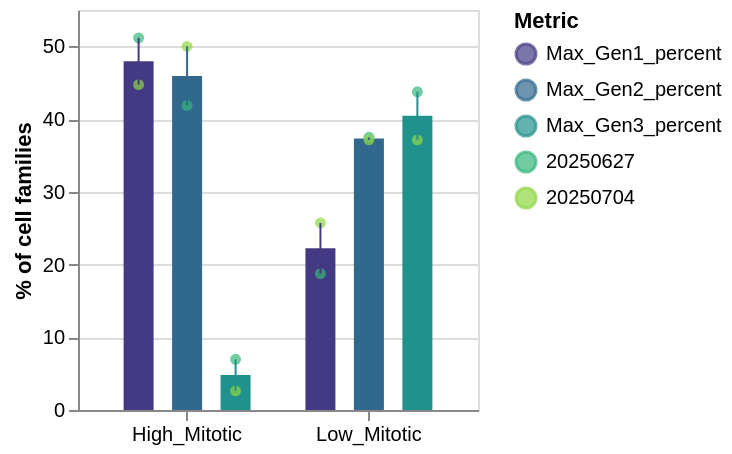

This figure's notebook cell:
### Code cell
# All data, without selection

chart_all = plot_percentage_comparison(percentages_df_all)
chart_all

### Figure 1 — Vega-Lite specification as saved in the notebook (floating-point values rounded to 4 significant figures)
{"config": {"view": {"continuousWidth": 300, "continuousHeight": 300}}, "layer": [{"mark": {"type": "bar", "width": 15}, "encoding": {"color": {"field": "Metric", "scale": {"scheme": "viridis"}, "title": "Metric", "type": "nominal"}, "x": {"axis": {"labelAngle": 0}, "field": "Population", "title": "", "type": "nominal"}, "xOffset": {"field": "Metric", "type": "nominal"}, "y": {"aggregate": "mean", "field": "Percentage", "title": "% of cell families", "type": "quantitative"}}}, {"mark": {"type": "circle", "width": 15}, "encoding": {"color": {"field": "Dataset", "scale": {"scheme": "viridis"}, "title": "Metric", "type": "nominal"}, "x": {"axis": {"labelAngle": 0}, "field": "Population", "title": "", "type": "nominal"}, "xOffset": {"field": "Metric", "type": "nominal"}, "y": {"field": "Percentage", "title": "% of cell families", "type": "quantitative"}}}, {"mark": {"type": "errorbar"}, "encoding": {"color": {"field": "Metric", "type": "nominal"}, "x": {"field": "Population", "type": "nominal"}, "xOffset": {"field": "Metric", "type": "nominal"}, "y": {"aggregate": "mean", "field": "Percentage", "title": "% of cell families", "type": "quantitative"}}}], "data": {"name": "data-e1a2a5da0ef1517773f1450779ae1d53"}, "height": 200, "width": 200, "$schema": "https://vega.github.io/schema/vega-lite/v5.20.1.json", "datasets": {"data-e1a2a5da0ef1517773f1450779ae1d53": [{"Dataset": 20250627, "Population": "High_Mitotic", "Total_Tracks": 43, "Metric": "Max_Gen1_percent", "Percentage": 51.16}, {"Dataset": 20250704, "Population": "High_Mitotic", "Total_Tracks": 38, "Metric": "Max_Gen1_percent", "Percentage": 44.74}, {"Dataset": 20250627, "Population": "Low_Mitotic", "Total_Tracks": 32, "Metric": "Max_Gen1_percent", "Percentage": 18.75}, {"Dataset": 20250704, "Population": "Low_Mitotic", "Total_Tracks": 70, "Metric": "Max_Gen1_percent", "Percentage": 25.71}, {"Dataset": 20250627, "Population": "High_Mitotic", "Total_Tracks": 43, "Metric": "Max_Gen2_percent", "Percentage": 41.86}, {"Dataset": 20250704, "Population": "High_Mitotic", "Total_Tracks": 38, "Metric": "Max_Gen2_percent", "Percentage": 50.0}, {"Dataset": 20250627, "Population": "Low_Mitotic", "Total_Tracks": 32, "Metric": "Max_Gen2_percent", "Percentage": 37.5}, {"Dataset": 20250704, "Population": "Low_Mitotic", "Total_Tracks": 70, "Metric": "Max_Gen2_percent", "Percentage": 37.14}, {"Dataset": 20250627, "Population": "High_Mitotic", "Total_Tracks": 43, "Metric": "Max_Gen3_percent", "Percentage": 6.977}, {"Dataset": 20250704, "Population": "High_Mitotic", "Total_Tracks": 38, "Metric": "Max_Gen3_percent", "Percentage": 2.632}, {"Dataset": 20250627, "Population": "Low_Mitotic", "Total_Tracks": 32, "Metric": "Max_Gen3_percent", "Percentage": 43.75}, {"Dataset": 20250704, "Population": "Low_Mitotic", "Total_Tracks": 70, "Metric": "Max_Gen3_percent", "Percentage": 37.14}]}}
